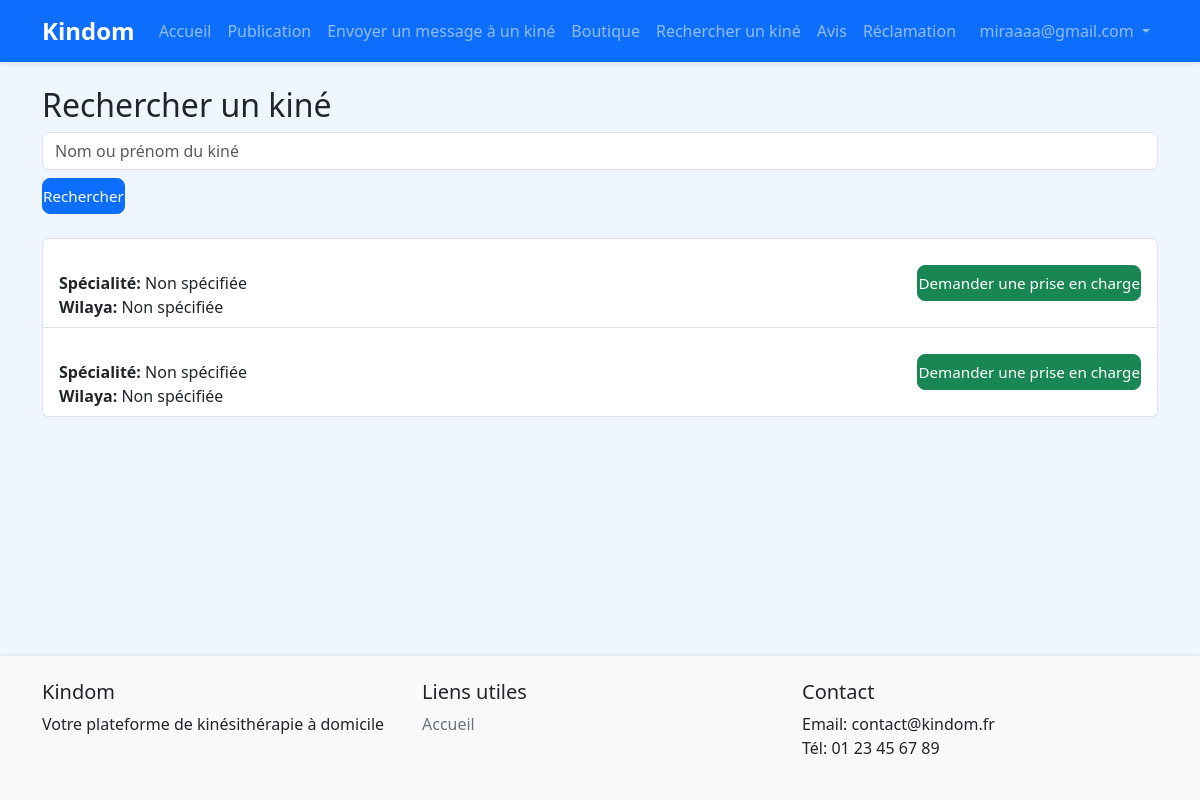
Page /patient/search-kine/ (signed in) on the committed database.
### accounts/models.py (models this page shows, shortened)
class CustomUser(AbstractUser):
    USER_TYPE_CHOICES = (
        ('patient', 'Patient'),
        ('kine', 'Kinésithérapeute'),
        ('vendor', 'Vendeur'),
        ('admin', 'Administrateur'),
    )
    user_type = models.CharField(max_length=20, choices=USER_TYPE_CHOICES, default='patient')
    phone_number = models.CharField(max_length=15, blank=True)
    address = models.TextField(blank=True)
    profile_picture = models.ImageField(upload_to='profile_pics/', blank=True, null=True)
    bio = models.TextField(blank=True)
    is_validated = models.BooleanField(default=True)  # True par défaut, sauf pour les kinés
    diplome = models.CharField(max_length=100, blank=True, null=True, verbose_name="Diplôme")
    wilaya = models.CharField(max_length=50, blank=True, null=True, verbose_name="Wilaya")
    diplome_file = models.ImageField(upload_to='diplomes/', blank=True, null=True, verbose_name="Photo du diplôme")

### accounts/views.py (the view)
# urls.py: path('patient/search-kine/', views.search_kine, name='search_kine'),
@patient_required
def search_kine(request):
    kines = CustomUser.objects.filter(user_type='kine', is_active=True, is_validated=True)
    query = request.GET.get('q')
    if query:
        kines = kines.filter(first_name__icontains=query) | kines.filter(last_name__icontains=query)
    return render(request, 'patients/search_kine.html', {'kines': kines})

### accounts/views.py (called while the page is built)
def patient_required(view_func):
    decorated_view_func = login_required(user_passes_test(lambda u: u.user_type == 'patient', login_url='/accounts/login/')(view_func))
    return decorated_view_func

### templates/patients/search_kine.html (shortened to what this page needs)
{% extends 'base.html' %}
{% block content %}
<h2>Rechercher un kiné</h2>
<form method="get" class="mb-3">
    <input type="text" name="q" placeholder="Nom ou prénom du kiné" class="form-control" value="{{ request.GET.q }}">
    <button type="submit" class="btn btn-primary mt-2">Rechercher</button>
</form>
<div class="list-group mt-4">
    {% for kine in kines %}
        <div class="list-group-item d-flex align-items-center justify-content-between">
            <div>
                <strong>{{ kine.get_full_name }}</strong><br>
                <span><strong>Spécialité:</strong> {{ kine.specialite|default:"Non spécifiée" }}</span><br>
                <span><strong>Wilaya:</strong> {{ kine.wilaya|default:"Non spécifiée" }}</span>
            </div>
            <form method="get" action="{% url 'accounts:demande_prise_en_charge_form' %}" class="mb-0">
                <button type="submit" class="btn btn-success">Demander une prise en charge</button>
            </form>
        </div>
    {% empty %}
        <div class="list-group-item text-center">
            Aucun kiné trouvé.
        </div>
    {% endfor %}
    </div>
{% endblock %}

### templates/base.html (shortened to what this page needs)
<!DOCTYPE html>
<html lang="fr">
<head>
    <link href="https://cdn.jsdelivr.net/npm/bootstrap@5.3.0/dist/css/bootstrap.min.css" rel="stylesheet">
    {% load static %}
    <link href="{% static 'css/style.css' %}" rel="stylesheet">
</head>
<body>
    <nav class="navbar navbar-expand-lg navbar-dark bg-primary">
        <div class="container">
            <a class="navbar-brand" href="{% url 'accounts:home' %}">Kindom</a>
            <div class="collapse navbar-collapse" id="navbarNav">
                <ul class="navbar-nav me-auto">
                    <li class="nav-item">
                        <a class="nav-link" href="{% url 'accounts:home' %}">Accueil</a>
                    </li>
                    {% if user.is_authenticated and user.user_type == 'patient' %}
                        <li class="nav-item">
                            <a class="nav-link" href="{% url 'accounts:kine_publications' %}">Publication</a>
                        </li>
                        <li class="nav-item">
                            <a class="nav-link" href="{% url 'accounts:patient_message_kine' %}">Envoyer un message à un kiné</a>
                        </li>
                        <li class="nav-item">
                            <a class="nav-link" href="{% url 'accounts:patient_shop' %}">Boutique</a>
                        </li>
                        <li class="nav-item">
                            <a class="nav-link" href="{% url 'accounts:search_kine' %}">Rechercher un kiné</a>
                        </li>
                        {% if user.is_authenticated and user.user_type == 'patient' %}
                            <li class="nav-item">
                                <a class="nav-link" href="{% url 'accounts:avis_site' %}">Avis</a>
                            </li>
                        {% endif %}
                        <li class="nav-item">
                            <a class="nav-link" href="{% url 'accounts:reclamation_form' %}">Réclamation</a>
                        </li>
                    {% endif %}
                </ul>
                <ul class="navbar-nav">
                    {% if user.is_authenticated %}
                        <li class="nav-item dropdown">
                            <a class="nav-link dropdown-toggle" href="#" id="navbarDropdown" role="button" data-bs-toggle="dropdown">
                                {{ user.get_full_name|default:user.email }}
                            </a>
                        </li>
                    {% endif %}
                </ul>
            </div>
        </div>
    </nav>
    <main class="container my-4">
        {% block content %}{% endblock %}
    </main>
    <footer class="bg-light py-4 mt-5">
        <div class="container">
            <div class="row">
                <div class="col-md-4">
                    <h5>Kindom</h5>
                    <p>Votre plateforme de kinésithérapie à domicile</p>
                </div>
                <div class="col-md-4">
                    <h5>Liens utiles</h5>
                    <ul class="list-unstyled">
                        <li><a href="{% url 'accounts:home' %}">Accueil</a></li>
                    </ul>
                </div>
                <div class="col-md-4">
                    <h5>Contact</h5>
                    <ul class="list-unstyled">
                        <li>Email: contact@kindom.fr</li>
                        <li>Tél: 01 23 45 67 89</li>
                    </ul>
                </div>
            </div>
        </div>
    </footer>
</body>
</html>

### static/css/style.css (style rules this page uses)
body { min-height: 100vh; display: flex; flex-direction: column; background: #f0f6ff; }
main { flex: 1; }
.navbar { box-shadow: 0 2px 4px rgba(0,0,0,0.1); }
.navbar-brand { font-weight: bold; font-size: 1.5rem; }
.btn { border-radius: 5px; padding: 0.5rem 1.5rem; }
.btn-primary { background-color: #0d6efd; border-color: #0d6efd; }
footer { margin-top: auto; box-shadow: 0 -2px 4px rgba(0,0,0,0.05); }
footer a { color: #6c757d; text-decoration: none; }
.btn { font-size: 0.95rem; font-weight: 500; border-radius: 8px; padding: 0.35rem 0; }

### rows in the picture
CustomUser: get_full_name "miraaaa@gmail.com"
CustomUser: specialite "Non spécifiée", wilaya "Non spécifiée"
CustomUser: specialite "Non spécifiée", wilaya "Non spécifiée"
